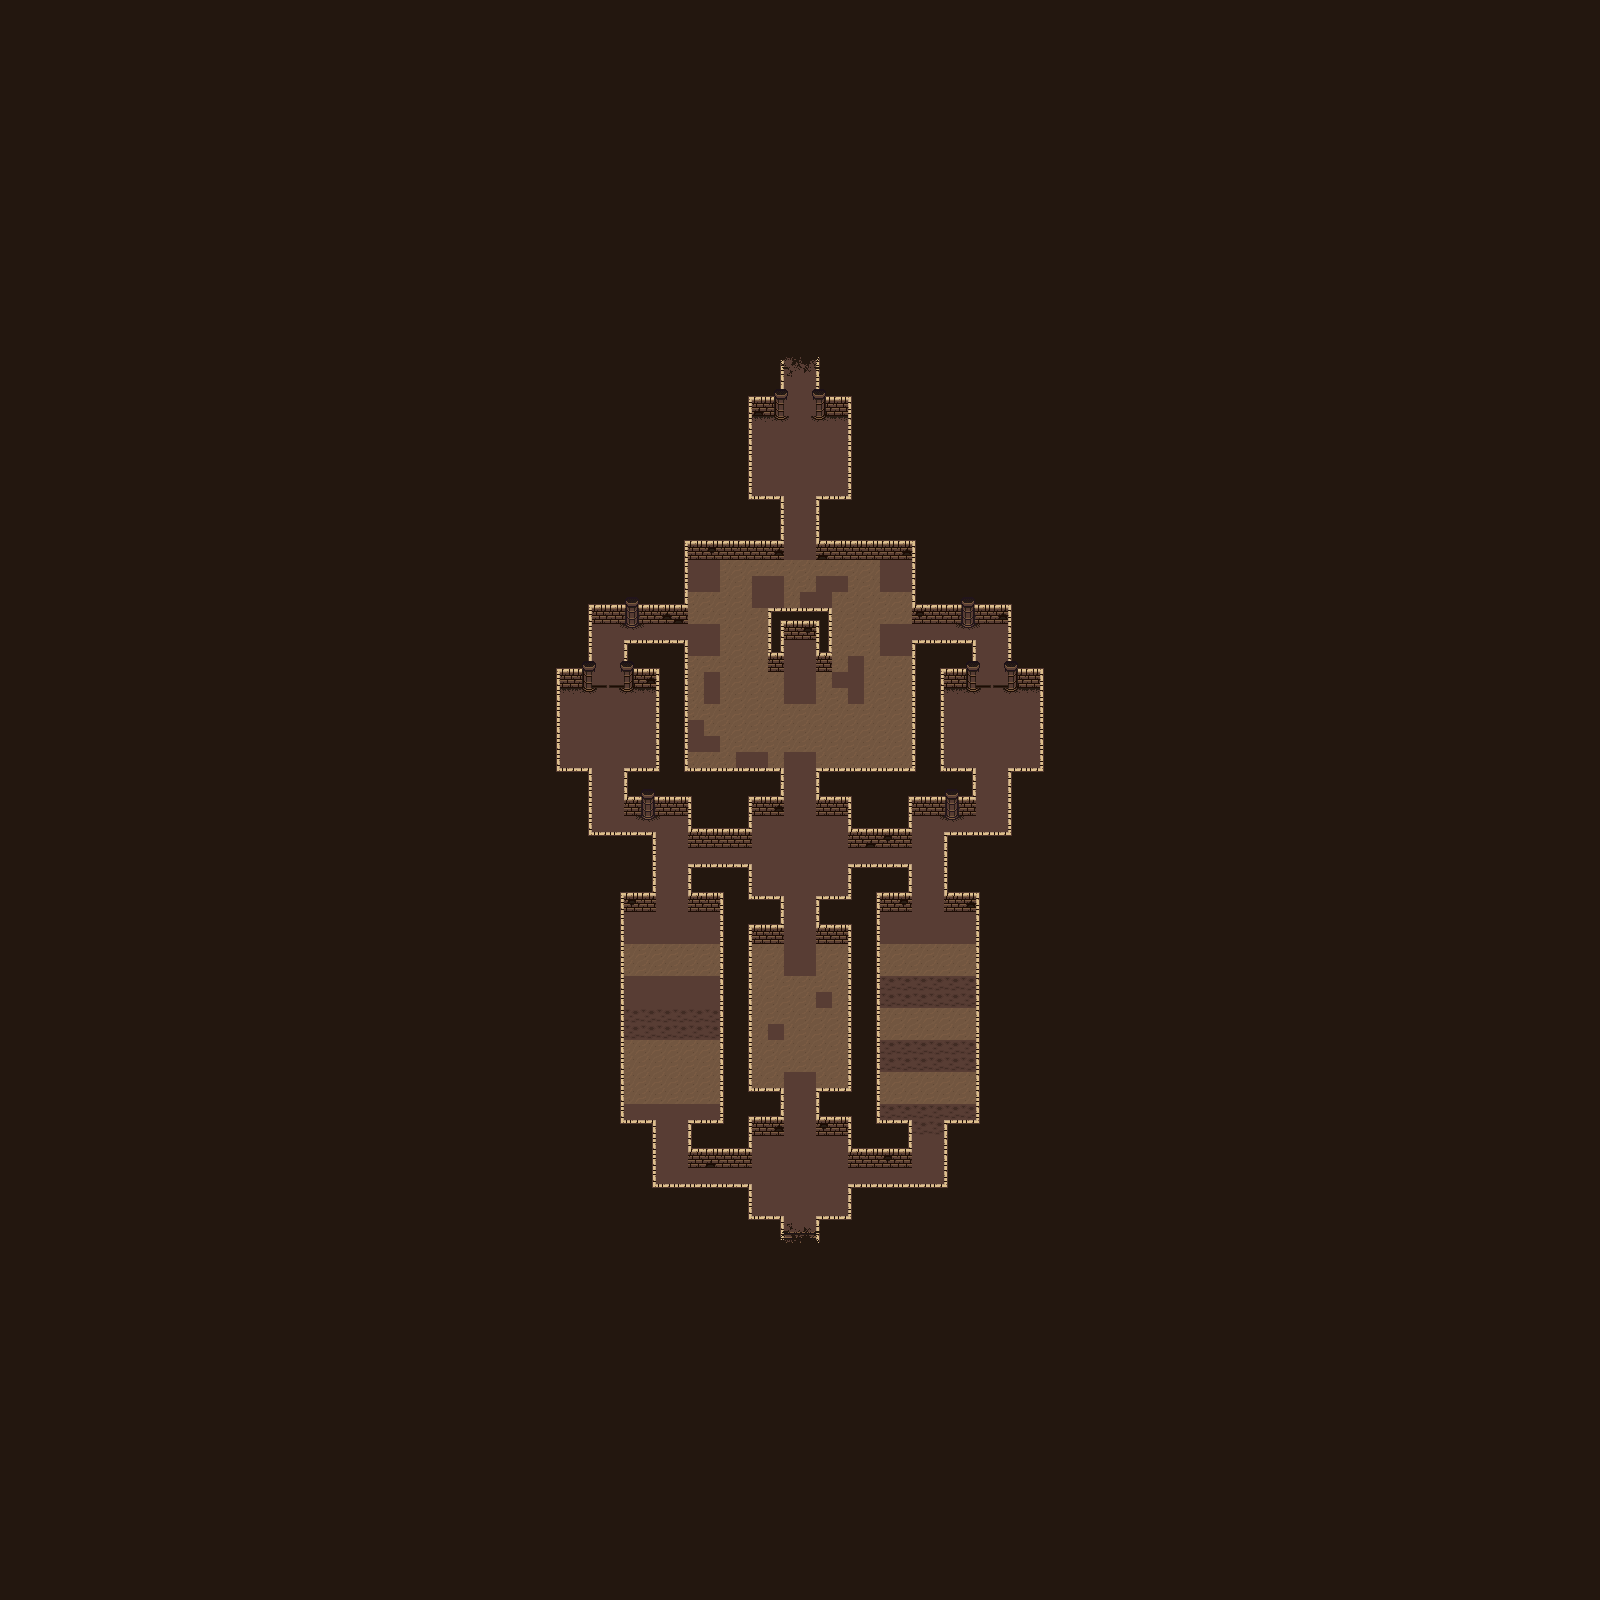

This is a level from a 2D game, rendered from its Tiled map with the project's own tilesets. A one-line summary and the map file follow, with tile-layer data summarised:
An orthogonal 100x100 tile map with 16x16 px tiles, 9 tile layers (background, floorplan, floor, trapfloor, ...) and 80 objects (22x pillar, 7x quicksand, 3x room2Spike, 3x room3Spike, 3x room3Spike1, ...).

<map version="1.0" tiledversion="1.1.5" orientation="orthogonal" renderorder="left-down" width="100" height="100" tilewidth="16" tileheight="16" infinite="0" nextobjectid="82">
 <tileset firstgid="1" source="../tilesets/PixelDungeonTileset.tsx" />
 <layer name="background" width="100" height="100">
  <data>[10000 cells, 10000 non-empty, 1 distinct tile ids]</data>
 </layer>
 <layer name="floorplan" width="100" height="100">
  <data>[10000 cells, 760 non-empty, 1 distinct tile ids]</data>
 </layer>
 <layer name="floor" width="100" height="100">
  <data>[10000 cells, 760 non-empty, 12 distinct tile ids]</data>
 </layer>
 <layer name="trapfloor" width="100" height="100">
  <data>[10000 cells, 309 non-empty, 2 distinct tile ids]</data>
 </layer>
 <layer name="walls" width="100" height="100">
  <data>[10000 cells, 86 non-empty, 8 distinct tile ids]</data>
 </layer>
 <layer name="wallTop1" width="100" height="100">
  <data>[10000 cells, 85 non-empty, 1 distinct tile ids]</data>
 </layer>
 <layer name="wallTop2" width="100" height="100">
  <data>[10000 cells, 388 non-empty, 4 distinct tile ids]</data>
 </layer>
 <layer name="wallTop3" width="100" height="100">
  <data>[10000 cells, 20 non-empty, 7 distinct tile ids]</data>
 </layer>
 <layer name="decoration" width="100" height="100">
  <data>[10000 cells, 40 non-empty, 5 distinct tile ids]</data>
 </layer>
 <objectgroup color="#ff9500" name="blocks" visible="0">
  <object id="41" name="pillar" x="897" y="868" width="14" height="8">
   <properties>
    <property name="entity" value="pillar" />
   </properties>
  </object>
  <object id="42" name="pillar" x="897" y="852" width="14" height="8">
   <properties>
    <property name="entity" value="pillar" />
   </properties>
  </object>
  <object id="43" name="pillar" x="689" y="868" width="14" height="8">
   <properties>
    <property name="entity" value="pillar" />
   </properties>
  </object>
  <object id="44" name="pillar" x="689" y="852" width="14" height="8">
   <properties>
    <property name="entity" value="pillar" />
   </properties>
  </object>
  <object id="45" name="pillar" x="769" y="684" width="14" height="8">
   <properties>
    <property name="entity" value="pillar" />
   </properties>
  </object>
  <object id="46" name="pillar" x="793" y="708" width="14" height="8">
   <properties>
    <property name="entity" value="pillar" />
   </properties>
  </object>
  <object id="48" name="pillar" x="761" y="828" width="14" height="8">
   <properties>
    <property name="entity" value="pillar" />
   </properties>
  </object>
  <object id="49" name="pillar" x="761" y="892" width="14" height="8">
   <properties>
    <property name="entity" value="pillar" />
   </properties>
  </object>
  <object id="50" name="pillar" x="825" y="892" width="14" height="8">
   <properties>
    <property name="entity" value="pillar" />
   </properties>
  </object>
  <object id="51" name="pillar" x="825" y="828" width="14" height="8">
   <properties>
    <property name="entity" value="pillar" />
   </properties>
  </object>
  <object id="58" name="dungeon_chest" x="792" y="646" width="16" height="8">
   <properties>
    <property name="amount" type="int" value="1" />
    <property name="entity" value="chest" />
    <property name="item" value="dungeonKey" />
    <property name="locked" type="bool" value="false" />
    <property name="opened" type="bool" value="false" />
   </properties>
  </object>
  <object id="59" name="chest_2" x="984" y="724" width="16" height="8">
   <properties>
    <property name="amount" type="int" value="200" />
    <property name="entity" value="chest" />
    <property name="item" value="coin" />
    <property name="locked" type="bool" value="false" />
    <property name="opened" type="bool" value="false" />
   </properties>
  </object>
  <object id="60" name="chest_1" x="600" y="724" width="16" height="8">
   <properties>
    <property name="amount" type="int" value="200" />
    <property name="entity" value="chest" />
    <property name="item" value="coin" />
    <property name="locked" type="bool" value="false" />
    <property name="opened" type="bool" value="false" />
   </properties>
  </object>
  <object id="61" name="pillar" x="953" y="700" width="14" height="8">
   <properties>
    <property name="entity" value="pillar" />
   </properties>
  </object>
  <object id="62" name="pillar" x="1017" y="700" width="14" height="8">
   <properties>
    <property name="entity" value="pillar" />
   </properties>
  </object>
  <object id="63" name="pillar" x="953" y="764" width="14" height="8">
   <properties>
    <property name="entity" value="pillar" />
   </properties>
  </object>
  <object id="64" name="pillar" x="1017" y="764" width="14" height="8">
   <properties>
    <property name="entity" value="pillar" />
   </properties>
  </object>
  <object id="65" name="pillar" x="633" y="700" width="14" height="8">
   <properties>
    <property name="entity" value="pillar" />
   </properties>
  </object>
  <object id="66" name="pillar" x="569" y="700" width="14" height="8">
   <properties>
    <property name="entity" value="pillar" />
   </properties>
  </object>
  <object id="67" name="pillar" x="569" y="764" width="14" height="8">
   <properties>
    <property name="entity" value="pillar" />
   </properties>
  </object>
  <object id="68" name="pillar" x="633" y="764" width="14" height="8">
   <properties>
    <property name="entity" value="pillar" />
   </properties>
  </object>
  <object id="69" name="pillar" x="825" y="492" width="14" height="8">
   <properties>
    <property name="entity" value="pillar" />
   </properties>
  </object>
  <object id="70" name="pillar" x="825" y="428" width="14" height="8">
   <properties>
    <property name="entity" value="pillar" />
   </properties>
  </object>
  <object id="71" name="pillar" x="761" y="492" width="14" height="8">
   <properties>
    <property name="entity" value="pillar" />
   </properties>
  </object>
  <object id="72" name="pillar" x="761" y="428" width="14" height="8">
   <properties>
    <property name="entity" value="pillar" />
   </properties>
  </object>
  <object id="73" name="pressure" x="984" y="693" width="16" height="11">
   <properties>
    <property name="activeTime" type="float" value="1" />
    <property name="autoClose" type="bool" value="true" />
    <property name="entity" value="pressurePlate" />
    <property name="room" value="room_5" />
    <property name="target" value="mechanicDoor_2" />
    <property name="trigger" type="bool" value="true" />
   </properties>
  </object>
  <object id="74" name="pressure" x="600" y="693" width="16" height="11">
   <properties>
    <property name="activeTime" type="float" value="1" />
    <property name="autoClose" type="bool" value="true" />
    <property name="entity" value="pressurePlate" />
    <property name="room" value="room_4" />
    <property name="target" value="mechanicDoor_1" />
    <property name="trigger" type="bool" value="true" />
   </properties>
  </object>
  <object id="80" name="torch" x="772" y="1138" width="8" height="6">
   <properties>
    <property name="entity" value="torch" />
    <property name="on" type="bool" value="true" />
   </properties>
  </object>
  </objectgroup>
 <objectgroup color="#ff0000" name="traps" visible="0">
  <properties>
   <property name="entity" value="trapRoom" />
  </properties>
  <!-- 34 objects omitted --></objectgroup>
 <objectgroup color="#002eff" name="doors">
  <!-- 9 objects omitted --></objectgroup>
 <objectgroup color="#2ecbbe" name="collision" visible="0">
  <!-- 6 objects omitted --></objectgroup>
 <objectgroup color="#ffffff" name="points" visible="0">
  <!-- 2 objects omitted --></objectgroup>
 <objectgroup color="#04ff00" name="puzzle" visible="0" />
</map>
<!-- 52 of 80 objects omitted -->
